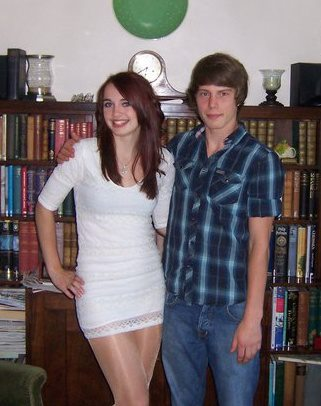
#> input picture Python/Sam.jpg, 321 x 406 px
$ python TrainerLBPHFaceStepByStep.py   (Python 2 division)
#> lines starting #> are read from the running program, lines starting #| are printed output that depends on the picture
### Python/NameFind.py
#     ----------- FUNCTION TO READ THE FILE AND ADD THE NAMES AND IDs IN TO TUPLES

import cv2
import math

face = cv2.CascadeClassifier('Haar/haarcascade_frontalcatface.xml')
glass_cas = cv2.CascadeClassifier('Haar/haarcascade_eye_tree_eyeglasses.xml')

WHITE = [255, 255, 255]

def FileRead():
    Info = open("Names.txt", "r")                       # Open th text file in readmode
#> (reads Python/Names.txt from the repository)
    NAME = []                                           # The tuple to store Names
    while (True):                                       # Read all the lines in the file and store them in two tuples
        Line = Info.readline()
        if Line == '':
            break
        NAME.append (Line.split(",")[1].rstrip())

    return NAME                                     # Return the two tuples

Names = FileRead()                                 # Run the above Function to get the ID and Names Tuple

#     ------------------- FUNCTION TO FIND THE NAME  -----------------------------------------------------------


# [98 lines left out: functions ID2Name, AddName, DispID, draw_box, DispID2, DispID3, not called in this run]


def DrawBox(Image, x, y, w, h):
    cv2.rectangle(Image, (x, y), (x + w, y + h), (255, 255, 255), 1)     # Draw a rectangle arround the face

# ----------------------------- THIS FUNCTION TAKES IN SPEC CASCADE, FACE CASCADE AND AN IMAGE
# ------------------------- IT RETURNS A CROPPED FACE AND IF POSSIBLE STRAIGHTENS THE TILT OF THE HEAD


# [25 lines left out: function DetectEyes, not called in this run]

### Python/TrainerLBPHFaceStepByStep.py
#   ------------ TESTER FOR THE LBPH FACE RECOGNISER ----------
#   ------------ SAVES THE DATA IN 3 TEXT FILES ---------------

import os               #   importing the OS for path
import cv2              #   importing the OpenCV library
import numpy as np      #   importing Numpy library
from PIL import Image   #   importing Image library
import NameFind

face_cascade = cv2.CascadeClassifier('haarcascade_frontalcatface.xml')
path = 'dataSet'                                     # path to the photos

img = cv2.imread('Sam.jpg')        # -------------->>>>>>>>>>>>>>>>>>  The Image to be checked
#> img is the input picture: shape (406, 321, 3); mean B, G, R 106.9, 103.8, 112.4

def getImageWithID(path):
#> called with path = 'dataSet'
    imagePaths = [os.path.join(path, f) for f in os.listdir(path)]
    FaceList = []
    IDs = []
    for imagePath in imagePaths:
        faceImage = Image.open(imagePath).convert('L')          # Open image and convert to gray
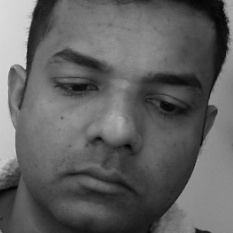
#> input picture Python/dataSet/User.11.11.jpg, 233 x 233 px
#> faceImage is the input picture: PIL image 233x233 L; min 3, max 224, mean 97
        print(str((faceImage.size)))
#| (233, 233)
        faceImage = faceImage.resize((110, 110))                 # resize the image
#> faceImage: PIL image 110x110 L
        faceNP = np.array(faceImage, 'uint8')                   # convert the image to Numpy array
        print(str((faceNP.shape)))
#| (110, 110)
        ID = int(os.path.split(imagePath)[-1].split('.')[1])    # Get the ID of the array
        FaceList.append(faceNP)                                 # Append the Numpy Array to the list
        IDs.append(ID)                                          # Append the ID to the IDs list

    return np.array(IDs), FaceList                              # The IDs are converted in to a Numpy array


IDs, FaceList = getImageWithID(path)
gray = cv2.cvtColor(img, cv2.COLOR_BGR2GRAY)                                # Convert the Camera to gray
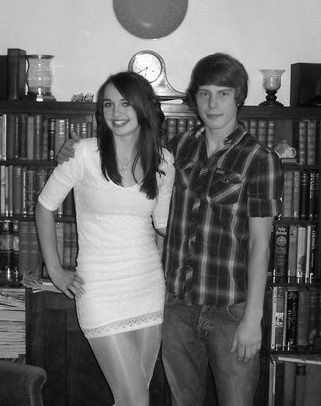
#> gray: shape (406, 321); min 0, max 255, mean 106.7
faces = face_cascade.detectMultiScale(gray, 1.3, 4)                         # Detect the faces and store the positions
#> faces = [[191, 77, 47, 47], [96, 90, 43, 43]]
faceNum = 1
cv2.imshow("RESULT", gray)
cv2.waitKey(0)
radTrain = open("LBPH/LBPH_PIXEL_RADIUS.txt", "w+")  # open the file to write data
neiTrain = open("LBPH/LBPH_NEIGHBOURS.txt", "w+")   # open the file to write data
cellTrain = open("LBPH/LBPH_CELLS.txt", "w+")       # open the file to write data

for (x, y, w, h) in faces:
    Face = cv2.resize((gray[y: y+h, x: x+w]), (110, 110))
    radPix = 1

    # --------------------------- Run tests for the radius from the centre ----------------
    radTrain.write('FACE NUMBER ' + str(faceNum) + '\n')
    for _ in range(54):
#> (the run stopped early here; a loop or call above may not have finished)
